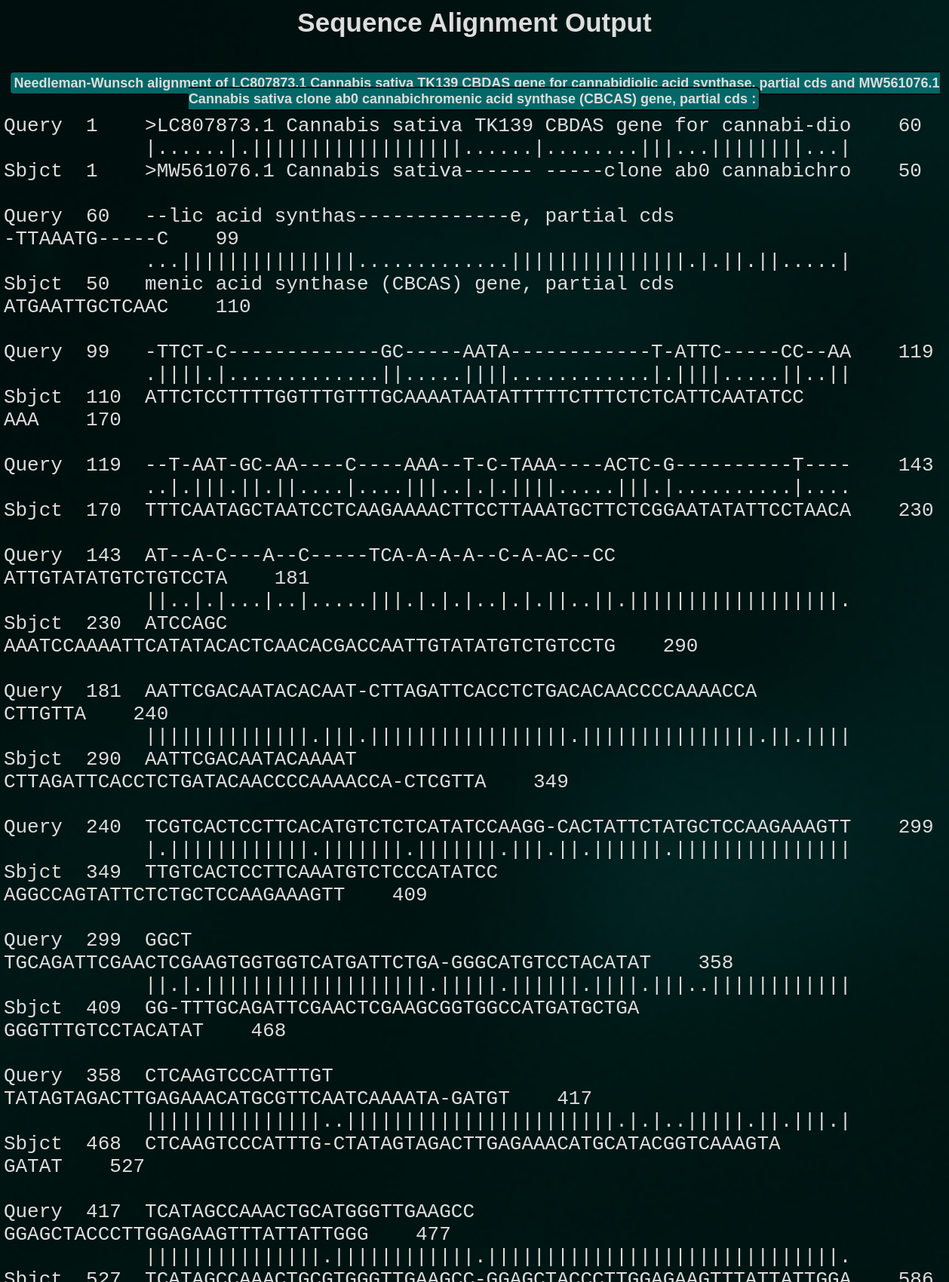
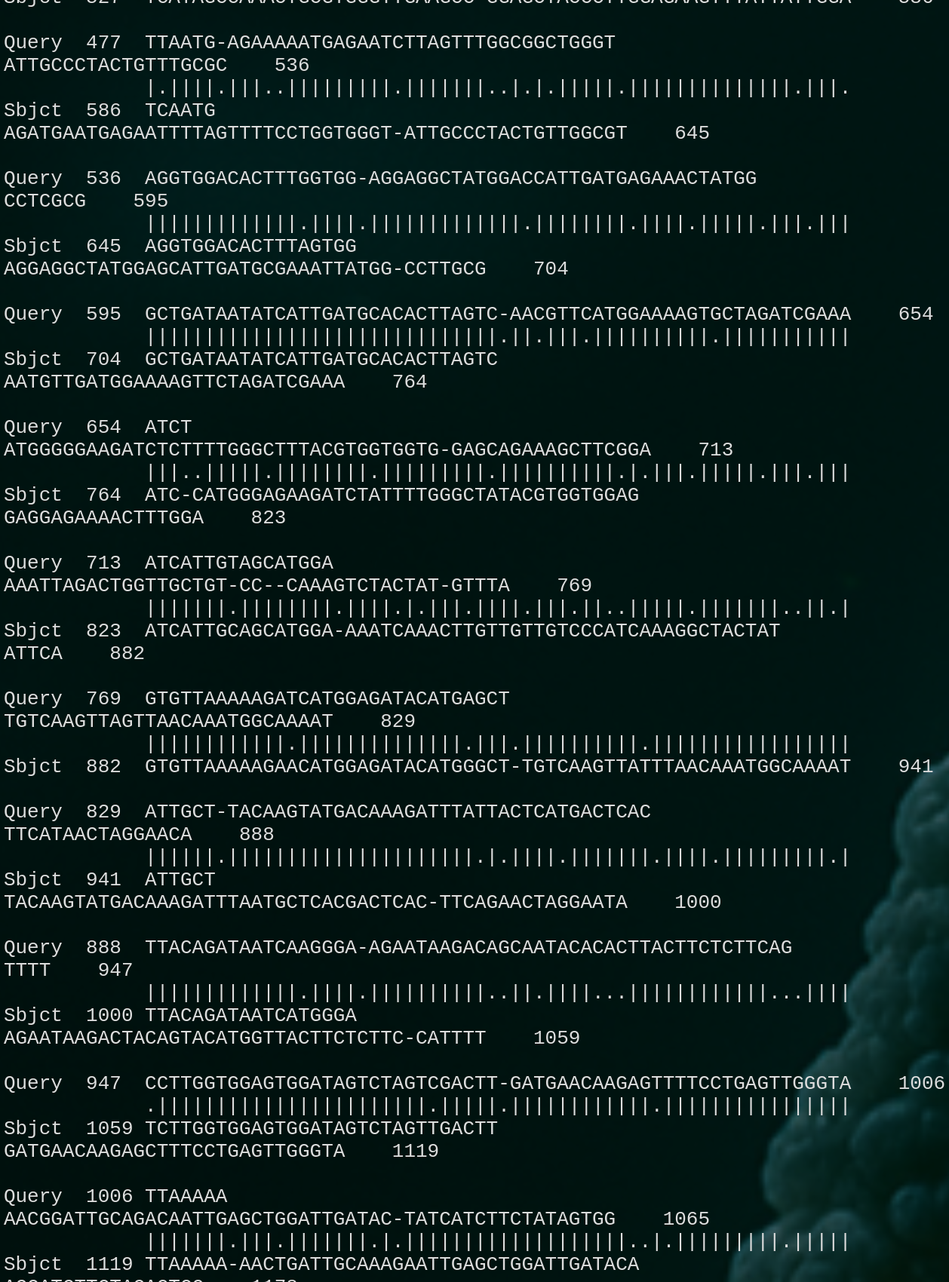
Page /jobs/123 (upper part) on the committed database (2 pictures, top to bottom).
### tables this page shows
CREATE TABLE jobs (
    current_time TEXT DEFAULT (datetime('now', 'localtime')),
    match_score INT,
    mismatch INT,
    gap INT,
    nw_seq1_name TEXT,
    nw_seq2_name TEXT,
    nw_result TEXT,
    sw_seq1_name TEXT,
    sw_seq2_name TEXT,
    sw_result TEXT
, score INT, percent_id TEXT, gaps INT, score2 INT, percent_id2 TEXT, gaps2 INT);

### app.py (the view)
@app.route("/jobs/<int:job_id>")
def get_job_by_id(job_id):
    db = get_db()
    cursor = db.cursor() # type: ignore
    cursor.execute("SELECT * FROM jobs WHERE rowid = ?", (job_id,))
    job = cursor.fetchone()
    if job is None:
        flash("Job not found.", "error")
        return redirect(url_for("index"))
    return render_template("submit_form.html",
        nw_alignment=job["nw_result"],
        nw_seq1=job["nw_seq1_name"],
        nw_seq2=job["nw_seq2_name"],
        nw_score=job["score"],
        nw_percent_id=job["percent_id"],
        nw_gaps=job["gaps"],
        sw_alignment=job["sw_result"],
        sw_score=job["score2"],
        sw_percent_id=job["percent_id2"],
        sw_gaps=job["gaps2"],
        sw_seq1=job["sw_seq1_name"],
        sw_seq2=job["sw_seq2_name"])

### app.py (called while the page is built)
def get_db():
    db = getattr(g, "_database", None)
    if db is None:
        db = g._database = sqlite3.connect(DATABASE)
        db.row_factory = sqlite3.Row
        return db

@app.teardown_appcontext
def close_conneciton(exception):
    db = getattr(g, "_database", None)
    if db is not None:
        db.close()

### templates/submit_form.html (shortened to what this page needs)
{% extends "base.html" %}
{% block body %}
<div class="content">
    <div class="pageTitle">Sequence Alignment Output</div>
    <div id="aligner">
        <label for="aligned">Needleman-Wunsch alignment of {{ nw_seq1 }} and {{ nw_seq2 }}:</label>
        <div class="center-wrapper">
            <pre class="alignment-container">{{ nw_alignment }}</pre>
        </div>
    </div>
</div>
{% endblock %}

### static/styles.css (style rules this page uses)
html { font-family: Arial, Helvetica, sans-serif; color:rgb(221, 221, 221); text-align: center; height: 100%; margin: 0; padding: 0; }
.pageTitle { font-size: 35px; font-weight: bold; margin-bottom: 50px; margin-top: 10px }
body { background-color: #1d2a35; background-image: url(images/dna_strand_bg.png); background-repeat: no-repeat; background-position: center center; background-attachment: fixed; background-size: cover; background-blend-mode: overlay; height: 100%; margin: 0; padding: 0; min-height:'100vh'; display: flex; flex-direction: column; }
label { font-size: 18px; font-weight: bold; background-color: rgb(3, 103, 103); border: 2px solid black; padding: 4px; border-radius: 6px; }
label[for="aligned"] { margin-bottom: 0px; }
pre { font-size: 200%; margin-top: 10px; }
.alignment-container { display: inline-block; text-align: left; }
.center-wrapper { text-align: center; }

### rows in the picture
jobs: nw_seq1_name "LC807873.1 Cannabis sativa TK139 CBDAS gene for cannabidiolic acid synthase, partial cds", nw_seq2_name "MW561076.1 Cannabis sativa clone ab0 cannabichromenic acid synthase (CBCAS) gene, partial cds"
